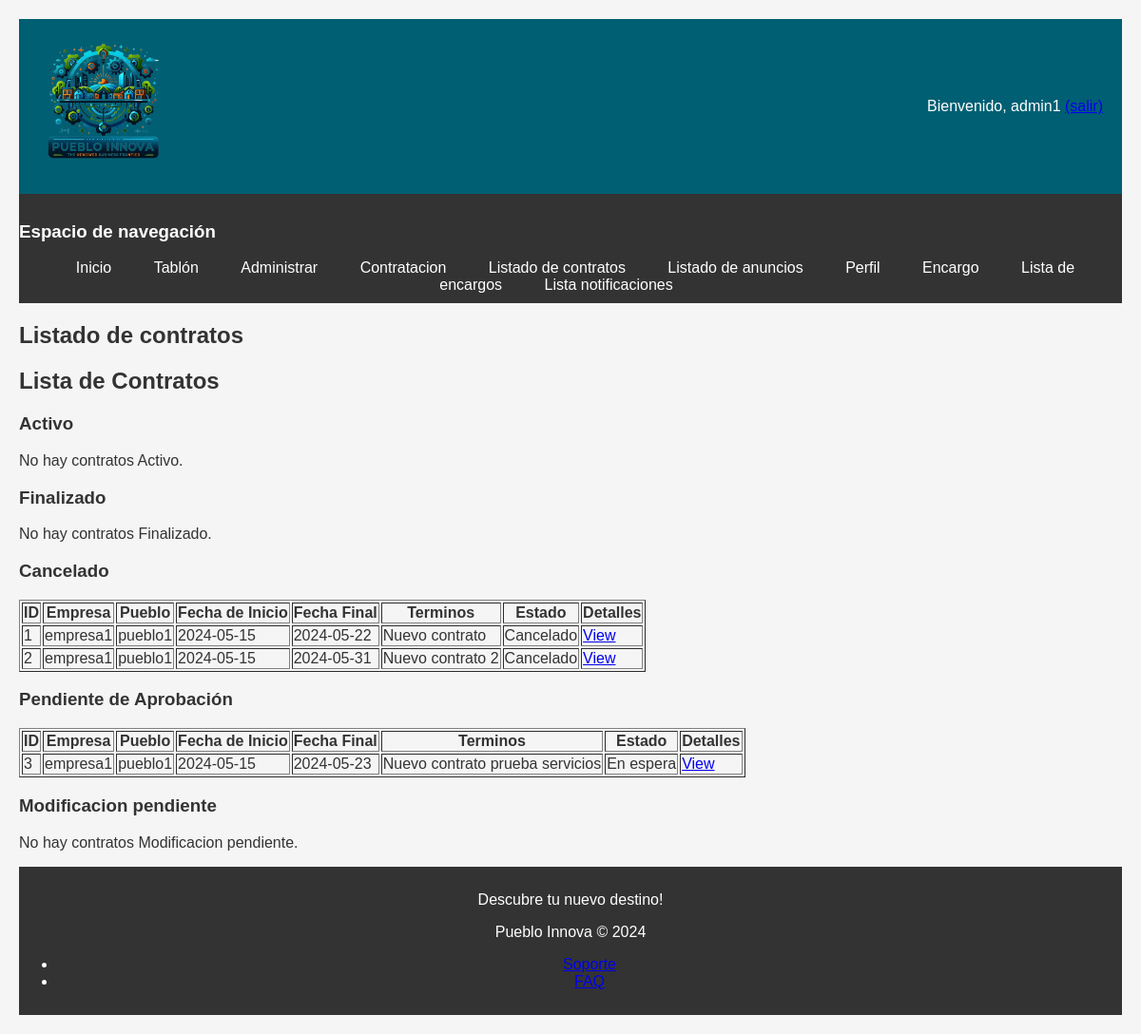
The app's page /contratoListado.php (signed in) with its own data.
### tables this page shows
CREATE TABLE `contratos` (
  `id` int(11) NOT NULL,
  `idEmpresa` int(11) NOT NULL,
  `idPueblo` int(11) NOT NULL,
  `fechaInicial` date NOT NULL,
  `fechaFinal` date NOT NULL,
  `terminos` varchar(256) NOT NULL,
  `estado` int(11) NOT NULL
);

CREATE TABLE `usuarios` (
  `id` int(11) NOT NULL,
  `nombreUsuario` varchar(30) NOT NULL,
  `password` varchar(70) NOT NULL,
  `nombre` varchar(50) NOT NULL,
  `rol` int(11) NOT NULL,
  `nombreImg` varchar(70) NOT NULL COMMENT 'Nombre la foto de perfil. Calcula la ruta en carpetas'
);

### includes/clases/Contrato.php (called while the page is built, shortened)
<?php
require_once __DIR__.'/../../includes/clases/Pueblo.php';
require_once __DIR__.'/../../includes/clases/Empresa.php';
class Contrato
{
    private $id;
    private $fechaInicial;
    private $fechaFinal;
    private $terminos;
    private $estado;
    public function __construct($idEmpresa, $idPueblo, $fechaInicial, $fechaFinal, $terminos, $estado = self::ESPERA_ESTADO, $id = null)
    {
        $this->id = $id;
        $this->fechaInicial = $fechaInicial;
        $this->fechaFinal = $fechaFinal;
        $this->terminos = $terminos;
        $this->estado = $estado;
    }
    public function getId()
    {
        return $this->id;
    }
    public function getTerminos()
    {
        return $this->terminos;
    }
    public function getEstado()
    {
        return $this->estado;
    }
    public function getFechaInicial()
    {
        return $this->fechaInicial;
    }
    public function getFechaFinal()
    {
        return $this->fechaFinal;
    }
    public static function getContratos()
    {
        $conn = Aplicacion::getInstance()->getConexionBd();
        $query = "SELECT * FROM contratos";
        $rs = $conn->query($query);
        $contratos = [];
        if ($rs) {
            while ($fila = $rs->fetch_assoc()) {
                $contrato = new Contrato($fila['idEmpresa'], $fila['idPueblo'], $fila['fechaInicial'], $fila['fechaFinal'], $fila['terminos'], $fila['estado'], $fila['id']);
                $contratos[] = $contrato;
            }
        } else {
            error_log("Error BD ({$conn->errno}): {$conn->error}");
        }
        return $contratos;
    }
    public function translateEstado() {
        switch ($this->estado) {
            case self::CANCELADO_ESTADO:
                return 'Cancelado';
            case self::ESPERA_ESTADO:
                return 'En espera';
        }
    }
}
?>

### includes/clases/Empresa.php (called while the page is built, shortened)
<?php
class Empresa extends Usuario
{
    public static function buscaNombreEmpresa($idEmpresa)
    {
        $conn = Aplicacion::getInstance()->getConexionBd();
        $query = "SELECT nombreUsuario FROM usuarios WHERE id = ?";
        $stmt = $conn->prepare($query);
        $stmt->bind_param('i', $idEmpresa);
        if ($stmt->execute()) {
            $result = $stmt->get_result();
            if ($fila = $result->fetch_assoc()) {
                $nombreUsuario = $fila['nombreUsuario'];
                return $nombreUsuario;
            }
        }
        return null;
    }
}
?>

### includes/clases/Pueblo.php (called while the page is built, shortened)
<?php
class Pueblo extends Usuario
{
    public static function buscaNombrePueblo($idPueblo)
    {
        $conn = Aplicacion::getInstance()->getConexionBd();
        $query = "SELECT nombreUsuario FROM usuarios WHERE id = ?";
        $stmt = $conn->prepare($query);
        $stmt->bind_param('i', $idPueblo);
        if ($stmt->execute()) {
            $result = $stmt->get_result();
            if ($fila = $result->fetch_assoc()) {
                $nombreUsuario = $fila['nombreUsuario'];
                return $nombreUsuario;
            }
        }
        return null;
    }
}

### includes/formularios/FormularioContratoListado.php (the view, shortened to what this page needs)
<?php
require_once __DIR__ . '/Formulario.php';
require_once __DIR__.'/../../includes/clases/Empresa.php';
require_once __DIR__.'/../../includes/clases/Pueblo.php';
require_once __DIR__.'/../../includes/clases/Contrato.php';
class FormularioContratoListado extends Formulario
{
    protected function generaCamposFormulario(&$datos) {
        $html = '<h2>Lista de Contratos</h2>';
        if ($_SESSION['rol'] == Usuario::PUEBLO_ROLE) {
            $contratos = Contrato::buscaContratosPorPueblo($_SESSION['id']);
        } elseif ($_SESSION['rol'] == Usuario::EMPRESA_ROLE) {
            $contratos = Contrato::buscaContratosPorEmpresa($_SESSION['id']);
        } elseif ($_SESSION['rol'] == Usuario::ADMIN_ROLE) {
            $contratos = Contrato::getContratos();
        } else {
            return $html .= '<p>Acceso no autorizado.</p>';
        }
        $html .= $this->generateContractsTableHtmlSorted($contratos);
        return $html;
    }
    private function generateContractsTableHtmlSorted($contratos) {
        $estados = [
            Contrato::ACTIVO_ESTADO => 'Activo',
            Contrato::FINALIZADO_ESTADO => 'Finalizado',
            Contrato::CANCELADO_ESTADO => 'Cancelado',
            Contrato::ESPERA_ESTADO => 'Pendiente de Aprobación',
            Contrato::ALTERADO_ESTADO => 'Modificacion pendiente'
        ];
        $html = '';
        foreach ($estados as $estado => $nombreEstado) {
            $html .= "<h3>$nombreEstado</h3>";
            $filteredContracts = array_filter($contratos, function ($contrato) use ($estado) {
                return $contrato->getEstado() == $estado;
            });
            if (empty($filteredContracts)) {
                $html .= "<p>No hay contratos $nombreEstado.</p>";
                continue;
            }
            $html .= '<table border="1">';
            $html .= '<tr><th>ID</th><th>Empresa</th><th>Pueblo</th><th>Fecha de Inicio</th><th>Fecha Final</th><th>Terminos</th><th>Estado</th><th>Detalles</th></tr>';
            foreach ($filteredContracts as $contrato) {
                $link = $this->generateActionLink($contrato);
                $html .= sprintf(
                    '<tr><td>%d</td><td>%s</td><td>%s</td><td>%s</td><td>%s</td><td>%s</td><td>%s</td><td>%s</td></tr>',
                    $contrato->getId(),
                    Empresa::buscaNombreEmpresa($contrato->getIdEmpresa()),
                    Pueblo::buscaNombrePueblo($contrato->getIdPueblo()),
                    $contrato->getFechaInicial(),
                    $contrato->getFechaFinal(),
                    htmlspecialchars($contrato->getTerminos()),
                    $contrato->translateEstado(),
                    $link
                );
            }
            $html .= '</table>';
        }
        return $html;
    }
    private function generateActionLink($contrato) {
        if ($_SESSION['rol'] == Usuario::PUEBLO_ROLE && $contrato->getEstado() == Contrato::ESPERA_ESTADO) {
            return "<a href='" . RUTA_APP . "/contratoDetallado.php?id={$contrato->getId()}'>View/Action</a>";
        } else {
            return "<a href='" . RUTA_APP . "/contratoDetallado.php?id={$contrato->getId()}'>View</a>";
        }
    }
}
?>

### css/prueba.css (style rules this page uses)
body { font-family: 'Arial', sans-serif; background-color: #f5f5f5; color: #333; padding: 20px; margin: 0; }

### records on screen
contratos: id "1", idEmpresa.nombreUsuario "empresa1", idPueblo.nombreUsuario "pueblo1", fechaInicial "2024-05-15", fechaFinal "2024-05-22", terminos "Nuevo contrato", estado "Cancelado"
contratos: id "2", idEmpresa.nombreUsuario "empresa1", idPueblo.nombreUsuario "pueblo1", fechaInicial "2024-05-15", fechaFinal "2024-05-31", terminos "Nuevo contrato 2", estado "Cancelado"
contratos: id "3", idEmpresa.nombreUsuario "empresa1", idPueblo.nombreUsuario "pueblo1", fechaInicial "2024-05-15", fechaFinal "2024-05-23", terminos "Nuevo contrato prueba servicios", estado "En espera"

### other values on screen
$_SESSION['nombre'] "admin1"
$nombreEstado "Activo"
$nombreEstado "Finalizado"
$nombreEstado "Cancelado"
$nombreEstado "Pendiente de Aprobación"
$nombreEstado "Modificacion pendiente"
